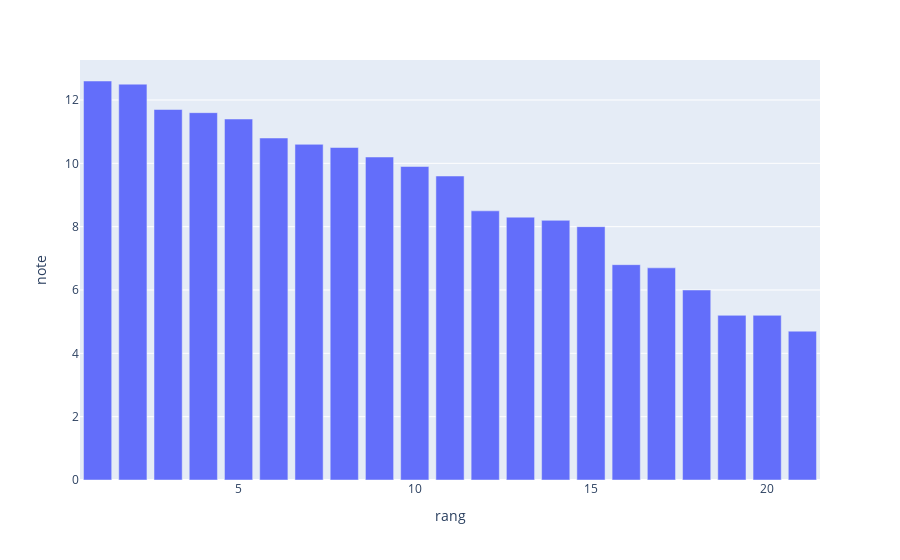

The notebook cell this image was saved under:
### Code cell
d = Devoir("22", "notes22.xlsx")
d.mean("option_2", 
    {"mpp" : 12, "mp": 9},
    {"mpp" : 2.5, "mp": 2.5}
)
dd = d.anonymize()
dc = dd["option"]["2"]["df"].query("classe == 'mp'")
px.bar(dc.sort_values("note", ascending=False), x="rang", y="note")

### Figure 1 — Plotly figure (JSON) as saved in the notebook; plotly's stock layout.template omitted (floating-point values rounded to 4 significant figures)
{"data": [{"alignmentgroup": "True", "hovertemplate": "rang=%{x}<br>note=%{y}<extra></extra>", "legendgroup": "", "marker": {"color": "#636efa", "pattern": {"shape": ""}}, "name": "", "offsetgroup": "", "orientation": "v", "showlegend": false, "textposition": "auto", "type": "bar", "x": [1, 2, 3, 4, 5, 6, 7, 8, 9, 10, 11, 12, 13, 14, 15, 16, 17, 18, 19, 20, 21], "xaxis": "x", "y": [12.6, 12.5, 11.7, 11.6, 11.4, 10.8, 10.6, 10.5, 10.2, 9.9, 9.6, 8.5, 8.3, 8.2, 8, 6.8, 6.7, 6, 5.2, 5.2, 4.7], "yaxis": "y"}], "layout": {"barmode": "relative", "legend": {"tracegroupgap": 0}, "margin": {"t": 60}, "xaxis": {"anchor": "y", "domain": [0, 1], "title": {"text": "rang"}}, "yaxis": {"anchor": "x", "domain": [0, 1], "title": {"text": "note"}}}}
